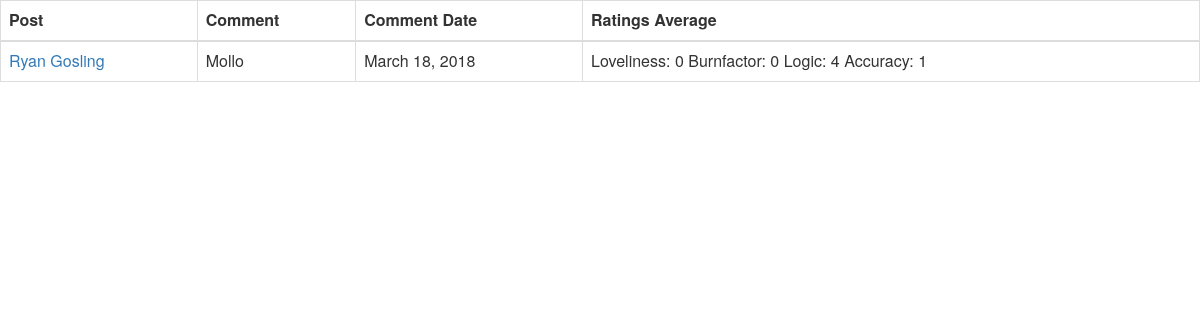
/antifu/myComments/Tom/, run on an earlier commit of the app's database.
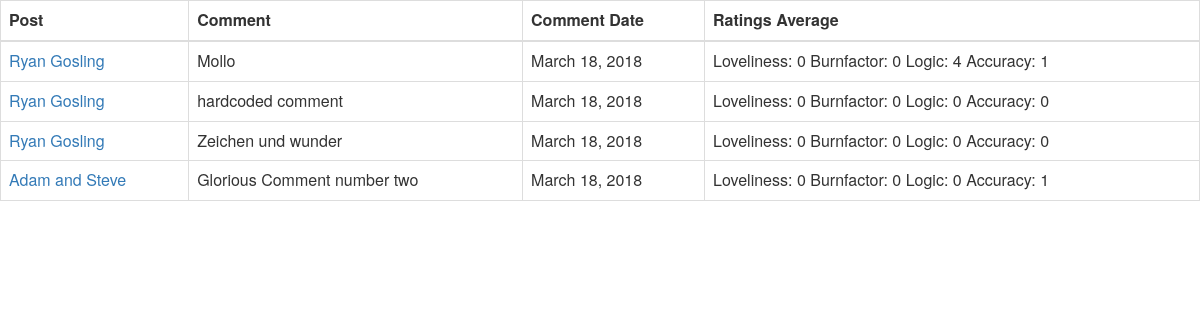
And on a later commit of the database.
### antifu/models.py (models this page shows, shortened)
class Comment(models.Model):
    id = models.AutoField(primary_key=True)
    post = models.ForeignKey(Post, null=True)
    user = models.ForeignKey(UserProfile, null=True)
    date = models.DateField(default=datetime.date.today)
    comment = models.CharField(max_length=2000,blank=True)
    loveliness = models.IntegerField(default=0)
    burnfactor = models.IntegerField(default=0)
    logicRating = models.IntegerField(default=0)
    accuracyRating = models.IntegerField(default=0)

class Post(models.Model):
    id = models.AutoField(primary_key=True)
    category = models.ForeignKey(Category, on_delete=models.CASCADE)
    user = models.ForeignKey(UserProfile, on_delete=models.CASCADE, null=True)
    date = models.DateField(default=datetime.date.today)
    title = models.CharField(max_length=64)
    context = models.TextField(max_length=512)
    tags = models.CharField(max_length=128)
    grammarFail = models.IntegerField(default=0)
    logicFail = models.IntegerField(default=0)
    toxicity = models.IntegerField(default=0)
    harmful = models.IntegerField(default=0)
    report = models.IntegerField(default=0)
    views = models.IntegerField(default=0)
    picturePost = models.ImageField(upload_to='post_pictures')
    def __str__(self):
        return self.title

### antifu/views.py (the view)
# urls.py: url(r'^myComments/(?P<username>[\w\-]+)/$',views.myComments,name='myComments'),
def myComments(request, username):
    user=User.objects.get(username=username)
    userprofile=UserProfile.objects.get(user=user)
    user_comment_list=[]
    try:
        user_comment_list = Comment.objects.filter(user=userprofile)
    except Comment.DoesNotExist:
        print('no comments')
    context_dict={"comments":user_comment_list}
    return render(request, 'profile/MyCommentsTab.html', context_dict)

### templates/profile/MyCommentsTab.html (shortened to what this page needs)
{% load staticfiles %}
{% block header_block %}
    <link rel="stylesheet" href="https://maxcdn.bootstrapcdn.com/bootstrap/3.3.7/css/bootstrap.min.css">
{% endblock %}
{% block body_block %}
        <div class="table-responsive">
            <table id="myRatingsTable" class="table table-hover table-bordered">
                <thead>
                <tr>
                    <th>Post</th>
                    <th>Comment</th>
                    <th>Comment Date</th>
                    <th>Ratings Average</th>
                </tr>
                </thead>
                <tbody>
                {% for c in comments %}
                  <tr id="comment_details">
                      <td><a target="_parent" href="{% url 'post' c.post.id %}">{{c.post}}</a></td>
                      <td>{{c.comment}}</td>
                      <td>{{c.date}}</td>
                      <td>Loveliness: {{c.loveliness}}
                          Burnfactor: {{c.burnfactor}}
                          Logic: {{c.logicRating}}
                          Accuracy: {{c.accuracyRating}}</td>
                  </tr>
                  {% endfor %}
                </tbody>
            </table>
        </div>
{% endblock %}

What changed in the data, as far as the page shows it:
added Comment: post "Ryan Gosling", comment "hardcoded comment", date "March 18, 2018", loveliness "0", burnfactor "0", logicRating "0", accuracyRating "0"
added Comment: post "Ryan Gosling", comment "Zeichen und wunder", date "March 18, 2018", loveliness "0", burnfactor "0", logicRating "0", accuracyRating "0"
added Comment: post "Adam and Steve", comment "Glorious Comment number two", date "March 18, 2018", loveliness "0", burnfactor "0", logicRating "0", accuracyRating "1"
